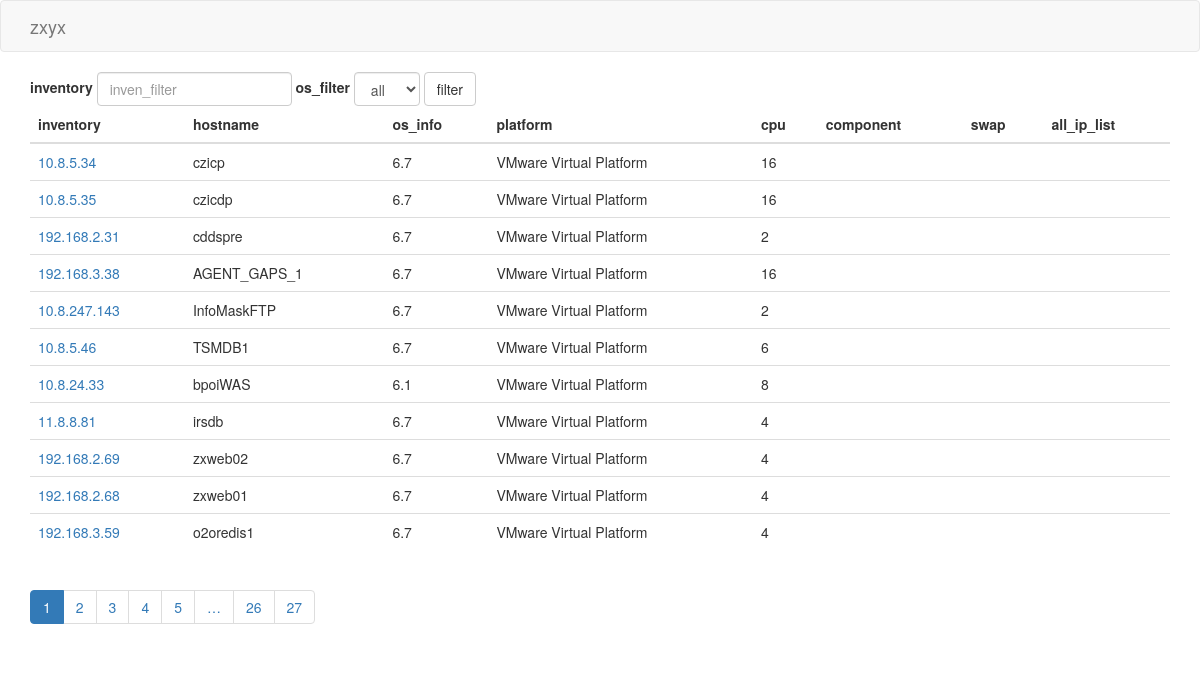
The page / on the database its author committed.
### modules.py (models this page shows, shortened)
class System(db.Model):
    __tablename__ = 'system'
    inventory = db.Column(db.String(20), primary_key=True)
    hostname = db.Column(db.String(20), nullable=None)
    os_info = db.Column(db.String(20))
    platform = db.Column(db.String(20), nullable=True)
    cpu_num = db.Column(db.Integer)
    memory = db.Column(db.Integer)

### main.py (the view)
@app.route('/')
def get_all_system():
    sys_was_count_list = []
    sys_db2_count_list = []
    page = request.args.get('page', 1, type=int)
    paginate = System.query.paginate(page, NUM_PER_PAGE)
    systems = paginate.items
    for one_system in systems:
        sys_was_count = WebSphere.query.filter_by(sys_inventory=one_system.inventory).count()
        sys_db2_count = DB2.query.filter_by(sys_inventory=one_system.inventory).count()
        sys_was_count_list.append(sys_was_count)
        sys_db2_count_list.append(sys_db2_count)
    db.session.close()
    return render_template("all_system.html", inventory_filter_val="", title="主机信息列表", system_list=systems,
                           pagination=paginate, os_filter_val="", os_list_val=get_os_list(),
                           sys_was_count_list=sys_was_count_list, sys_db2_count_list=sys_db2_count_list)

### main.py (called while the page is built)
def get_os_list():
    os_list = list(x[0] for x in set(db.session.query(distinct(System.os_info)).all()))
    os_list.sort()
    return os_list

### templates/all_system.html (shortened to what this page needs)
{% extends "layout.html" %}
{% block body %}
<div class="container theme-showcase">
<form class="form-inline" action="{{ url_for('get_filter_system') }}" method=post>
    <div class="form-group">
    <label>inventory</label>
    <input type="text" class="form-control" id="inventory_filter_id" placeholder="inven_filter"
           name="inventory_filter" value={{ inventory_filter_val }} >
	<div class="form-group">
		<label>os_filter</label>
		<select class="form-control" name="os_filter">
                <option>all</option>
		</select>
	</div>
    </div>
    <button type="submit" class="btn btn-default">filter</button>
  </form>
    <table class="table">
        <thead>
        <tr>
            <th>inventory</th>
            <th>hostname</th>
            <th>os_info</th>
            <th>platform</th>
            <th>cpu</th>
            <th>component</th>
            <th>swap</th>
            <th>all_ip_list</th>
        </tr>
        </thead>
        <tbody>
        {% for x in system_list %}
        <tr>
            <td><a href="{{ url_for('detail',inventory=x.inventory) }}">{{ x.inventory }}</a></td>
            <td>{{ x.hostname }}</td>
            <td>{{ x.os_info }}</td>
            <td>{{ x.platform }}</td>
            <td>{{ x.cpu_num }}</td>
            <td>
            </td>
            <td>{{ x[6] }}</td>
            <td>{{ x[7] }}</td>
        </tr>
        {% endfor %}
        </tbody>
    </table>
    {% import '_macro.html' as macros %}
    {% if pagination and inventory_filter_val == "" %}
    {{ macros.render_pagination(pagination,'get_all_system',inventory_filter_val, os_filter_val) }}
        {% elif  inventory_filter_val is not none %}
        {{ macros.render_pagination(pagination,'get_filter_system',inventory_filter_val, os_filter_val) }}
    {% endif %}
</div>
{% endblock %}

### templates/layout.html (shortened to what this page needs)
<!DOCTYPE html>
<html>
<head>
    <link rel="stylesheet" href="{{ url_for('static', filename='css/bootstrap.min.css') }}">
</head>
<body>
<nav class="navbar navbar-default">
    <div class="container">
        <div class="navbar-header"><a class="navbar-brand" href="{{ url_for('get_all_system') }}">zxyx</a></div>
    </div>
</nav>
{% block body %}
{% endblock %}
</body>

### templates/_macro.html
{% macro render_pagination(pagination, endpoint, inventory_filter_val, os_filter_val) %}
<ul class="pagination">
    {%- for page in pagination.iter_pages() %}
        {% if page %}
            {% if page != pagination.page %}
                <li><a href="{{ url_for(endpoint, page=page,inventory_filter=inventory_filter_val,
                os_filter=os_filter_val) }}">{{ page }}</a></li>
            {% else %}
               <li class="active"><a>{{ pagination.page }}</a></li>
            {% endif %}
        {% else %}
            <li><a href="#">…</a></li>
        {% endif %}
    {%- endfor %}
</ul>
{% endmacro %}

### rows shown on the page
System: inventory "10.8.5.34", hostname "czicp", os_info "6.7", platform "VMware Virtual Platform", cpu_num "16"
System: inventory "10.8.5.35", hostname "czicdp", os_info "6.7", platform "VMware Virtual Platform", cpu_num "16"
System: inventory "192.168.2.31", hostname "cddspre", os_info "6.7", platform "VMware Virtual Platform", cpu_num "2"
System: inventory "192.168.3.38", hostname "AGENT_GAPS_1", os_info "6.7", platform "VMware Virtual Platform", cpu_num "16"
System: inventory "10.8.247.143", hostname "InfoMaskFTP", os_info "6.7", platform "VMware Virtual Platform", cpu_num "2"
System: inventory "10.8.5.46", hostname "TSMDB1", os_info "6.7", platform "VMware Virtual Platform", cpu_num "6"
System: inventory "10.8.24.33", hostname "bpoiWAS", os_info "6.1", platform "VMware Virtual Platform", cpu_num "8"
System: inventory "11.8.8.81", hostname "irsdb", os_info "6.7", platform "VMware Virtual Platform", cpu_num "4"
System: inventory "192.168.2.69", hostname "zxweb02", os_info "6.7", platform "VMware Virtual Platform", cpu_num "4"
System: inventory "192.168.2.68", hostname "zxweb01", os_info "6.7", platform "VMware Virtual Platform", cpu_num "4"
System: inventory "192.168.3.59", hostname "o2oredis1", os_info "6.7", platform "VMware Virtual Platform", cpu_num "4"

### other values the page prints
{{ pagination.page }} "1"
{{ page }} "2" "3" "4" "5" "26" "27"
